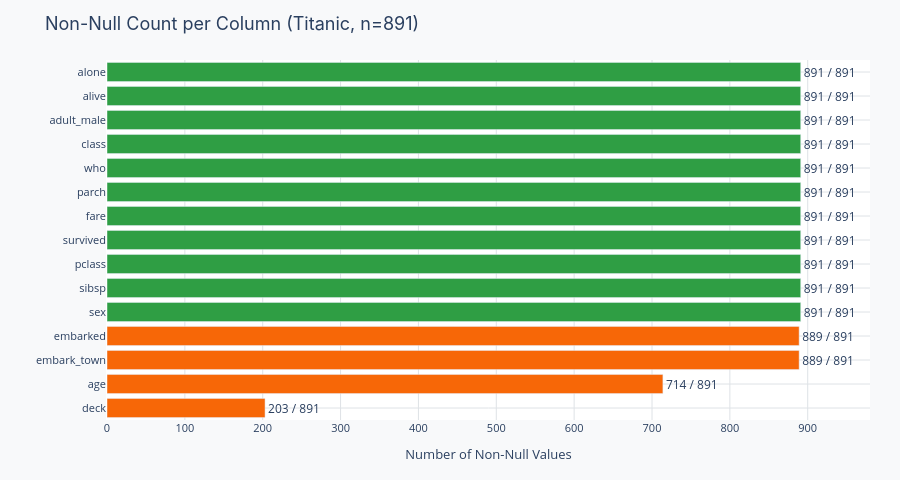

The notebook cell this image was saved under:
### Markdown cell above
---
## Real-world example: Titanic Dataset

The chart below shows how many non-null values exist in each column. Columns reaching the full 891 are complete. Columns falling short have missing data that will need to be addressed.

Notice:
- **`age`** has 714 non-null values, meaning 177 passengers have no recorded age
- **`cabin`** has only 204 non-null values, making it roughly 77% missing
- **`embarked`** is nearly complete with just 2 missing values

> **Discussion question:** Which columns have missing values? Which ones surprise you? Why might cabin information be missing for so many passengers?

### Code cell
non_null_counts = titanic.notnull().sum().sort_values()

fig = go.Figure(
    data=[go.Bar(
        x=non_null_counts.values,
        y=non_null_counts.index.tolist(),
        orientation="h",
        marker_color=[
            PALETTE["secondary"] if v < 891 else PALETTE["accent"]
            for v in non_null_counts.values
        ],
        text=[f"{v} / 891" for v in non_null_counts.values],
        textposition="outside",
    )],
    layout=base_layout(
        title="Non-Null Count per Column (Titanic, n=891)",
        xaxis_title="Number of Non-Null Values",
        yaxis_title="",
    ),
)
fig.update_layout(
    height=480,
    xaxis=dict(range=[0, 980]),
    showlegend=False,
)
fig.show()

### Figure 1 — Plotly figure (JSON) as saved in the notebook; plotly's stock layout.template omitted (floating-point values rounded to 4 significant figures)
{"data": [{"marker": {"color": ["#F76707", "#F76707", "#F76707", "#F76707", "#2F9E44", "#2F9E44", "#2F9E44", "#2F9E44", "#2F9E44", "#2F9E44", "#2F9E44", "#2F9E44", "#2F9E44", "#2F9E44", "#2F9E44"]}, "orientation": "h", "text": ["203 / 891", "714 / 891", "889 / 891", "889 / 891", "891 / 891", "891 / 891", "891 / 891", "891 / 891", "891 / 891", "891 / 891", "891 / 891", "891 / 891", "891 / 891", "891 / 891", "891 / 891"], "textposition": "outside", "type": "bar", "x": [203, 714, 889, 889, 891, 891, 891, 891, 891, 891, 891, 891, 891, 891, 891], "y": ["deck", "age", "embark_town", "embarked", "sex", "sibsp", "pclass", "survived", "fare", "parch", "who", "class", "adult_male", "alive", "alone"]}], "layout": {"height": 480, "legend": {"font": {"size": 12}}, "margin": {"b": 60, "l": 60, "r": 30, "t": 60}, "paper_bgcolor": "#F8F9FA", "plot_bgcolor": "#FFFFFF", "showlegend": false, "title": {"font": {"family": "Inter, Arial, sans-serif", "size": 18}, "text": "Non-Null Count per Column (Titanic, n=891)"}, "xaxis": {"gridcolor": "#DEE2E6", "range": [0, 980], "tickfont": {"size": 11}, "title": {"font": {"size": 13}, "text": "Number of Non-Null Values"}}, "yaxis": {"gridcolor": "#DEE2E6", "tickfont": {"size": 11}, "title": {"font": {"size": 13}, "text": ""}}}}
